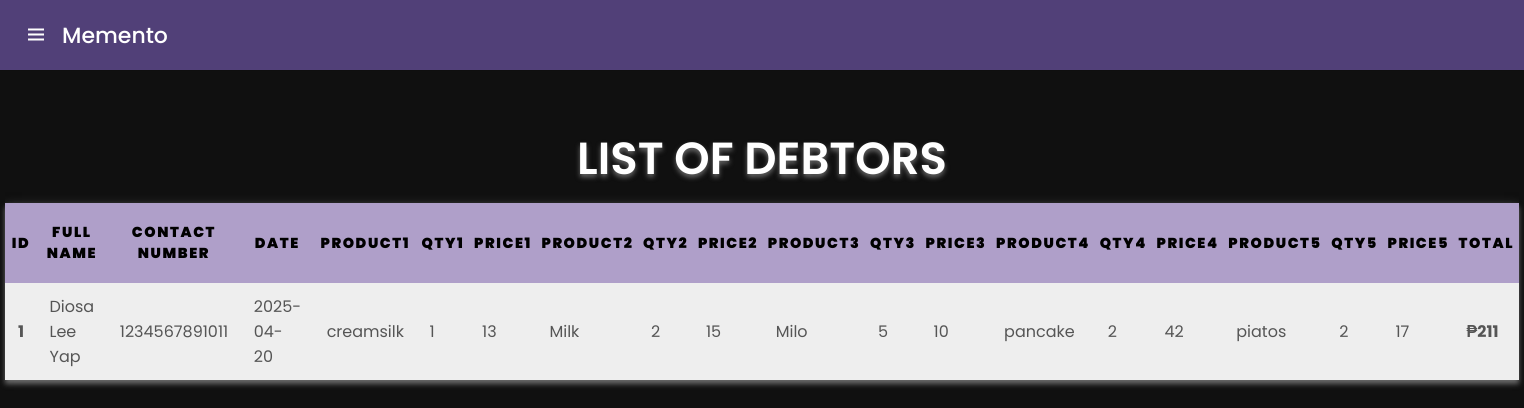
Page /ListDebtor.php on the committed database.
### ListDebtor.php (the view, shortened to what this page needs)
<?php
include 'connect.php';
?>
<!DOCTYPE html>
<html lang="en">
  <head>
    <link rel="stylesheet" href="style2.css" />
    <link
      href="https://unpkg.com/boxicons@2.1.2/css/boxicons.min.css"
      rel="stylesheet"/>
  </head>
  <body>
    <nav>
      <div class="logo">
        <i class="bx bx-menu menu-icon"></i>
        <span class="logo-name">Memento</span>
      </div>
    </nav>
      <div class = "containers">
	   <table class="table">
	   <caption>LIST OF DEBTORS</caption>
	   <thead>
			<tr>
				<th>Id</th>
				<th>Full Name</th>
				<th>Contact Number</th>
				<th>Date</th>
				<th>Product1</th>
				<th>Qty1</th>
				<th>Price1</th>
				<th>Product2</th>
				<th>Qty2</th>
				<th>Price2</th>
				<th>Product3</th>
				<th>Qty3</th>
				<th>Price3</th>
				<th>Product4</th>
				<th>Qty4</th>
				<th>Price4</th>
				<th>Product5</th>
				<th>Qty5</th>
				<th>Price5</th>
				<th>TOTAL</th>
			</tr>
	   </thead>
			<tbody>
				<?php
				$sql = "Select * from `customer data`";
				$result = mysqli_query($con,$sql);
				while ($row = mysqli_fetch_assoc($result)) {
					$id = $row['id'];
					$fullName = $row['fullName'];
					$contactNumber =  $row['contactNumber'];
					$utangDate = $row['utangDate'];
					$product1 = $row['product1'];
					$qty1 = $row['qty1'];
					$price1 = $row['price1'];
					$product2 = $row['product2'];
					$qty2 = $row['qty2'];
					$price2 = $row['price2'];
					$product3 = $row['product3'];
					$qty3 = $row['qty3'];
					$price3 = $row['price3'];
					$product4 = $row['product4'];
					$qty4 = $row['qty4'];
					$price4 = $row['price4'];
					$product5 = $row['product5'];
					$qty5 = $row['qty5'];
					$price5 = $row['price5'];
					$total = $row['total'];
					echo
					'<tr>
						<td data-title="ID"><b>'.$id.'</Sb></td>
						<td data-title="Full Name">'.$fullName.'</td>
						<td data-title="Cellphone Number">'.$contactNumber.'</td>
						<td data-title="Utang Date">'.$utangDate.'</td>
						<td data-title="Product 1">'.$product1.'</td>
						<td data-title="Qty 1">'.$qty1.'</td>
						<td data-title="Price 1">'.$price1.'</td>
						<td data-title="Product 2">'.$product2.'</td>
						<td data-title="Qty 2">'.$qty2.'</td>
						<td data-title="Price 2">'.$price2.'</td>
						<td data-title="Product 3">'.$product3.'</td>
						<td data-title="Qty 3">'.$qty3.'</td>
						<td data-title="Price 3">'.$price3.'</td>
						<td data-title="Product 4">'.$product4.'</td>
						<td data-title="Qty 4">'.$qty4.'</td>
						<td data-title="Price 4">'.$price4.'</td>
						<td data-title="Product 5">'.$product5.'</td>
						<td data-title="Qty 5">'.$qty5.'</td>
						<td data-title="Price 5">'.$price5.'</td>
						<td data-title="Total"><b>₱'.$total.'</b></td>
					</tr>';
				}
				?>
			</tbody>
  </body>
</html>

### style2.css (style rules this page uses)
* { margin: 0; padding: 0; font-family: "Poppins", 'Space Grotesk', sans-serif; text-decoration: none; }
body { background: rgb(0, 0, 0); }
nav { position: fixed; top: 0; left: 0; height: 70px; width: 100%; display: flex; align-items: center; background: #514078; box-shadow: 0 0 1px rgba(0, 0, 0, 0.1); z-index: 1; }
nav .logo { display: flex; align-items: center; margin: 0 24px; }
.logo .menu-icon { color: #fff; font-size: 24px; margin-right: 14px; cursor: pointer; }
.logo .logo-name { color: #fff; font-size: 22px; font-weight: 500; }
* { margin: 0; padding: 0; box-sizing: border-box; font-family: "Poppins", 'Space Grotesk', sans-serif; text-decoration: none; }
body { min-height: 100%; background: #101010; }
nav { position: fixed; top: 0; left: 0; height: 70px; width: 100%; display: flex; align-items: center; background: #514078; box-shadow: 0 0 1px rgba(0, 0, 0, 0.1); }
.containers { z-index: -1; }
.table { width: 97%; margin: 100px auto; box-shadow: 0px 4px 5px rgb(105,105,105); border-collapse: collapse; overflow: hidden; background-color: white; z-index: -1; }
thead { box-shadow: 0px 4px 10px rgb(105,105,105); }
th { text-transform: uppercase; letter-spacing: 0.1rem; font-size: 0.9rem; font-weight: 1000; text-align: center; background-color: #AF9FC9; height: 5rem; padding: .3rem; }
td { padding: 0.7rem 0.8rem; }
tbody { background-color: #eee; color: #555; }
caption { font-family: font-familyF "Poppins", 'Space Grotesk', sans-serif; color: white; font-size: 45px; text-shadow: 0px 3px 5px rgb(105,105,105); font-weight: 600; margin-bottom: 10px; }

### rows in the picture
customer data: id "1", fullName "Diosa Lee Yap", contactNumber "1234567891011", utangDate "2025-04-20", product1 "creamsilk", qty1 "1", price1 "13", product2 "Milk", qty2 "2", price2 "15", product3 "Milo", qty3 "5", price3 "10", product4 "pancake", qty4 "2", price4 "42", product5 "piatos", qty5 "2", price5 "17", total "211"
